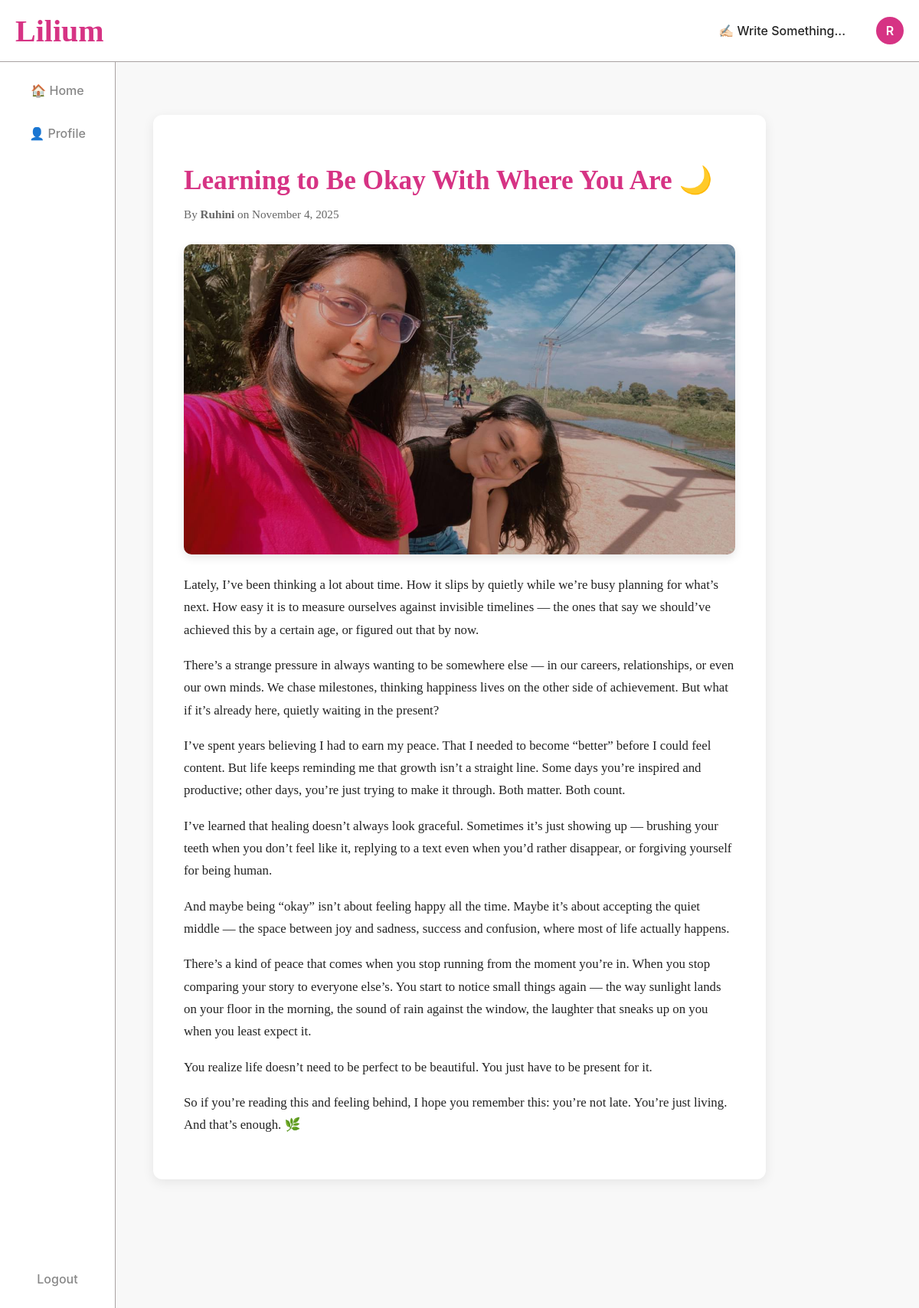
The app's page /view_blog.php?id=8 (signed in) with its own data.
### tables this page shows
CREATE TABLE `blogpost` (
  `id` int(11) NOT NULL,
  `user_id` int(11) NOT NULL,
  `title` varchar(255) NOT NULL,
  `content` text NOT NULL,
  `created_at` datetime DEFAULT current_timestamp(),
  `updated_at` datetime DEFAULT current_timestamp() ON UPDATE current_timestamp()
);

CREATE TABLE `user` (
  `id` int(11) NOT NULL,
  `username` varchar(50) NOT NULL,
  `email` varchar(150) NOT NULL,
  `password` varchar(255) NOT NULL,
  `role` enum('user','admin') NOT NULL DEFAULT 'user',
  `bio` text DEFAULT NULL,
  `remember_token` varchar(64) DEFAULT NULL
);

### Parsedown.php (called while the page is built, shortened)
<?php
class Parsedown
{
    function text($text)
    {
        $Elements = $this->textElements($text);
        $markup = $this->elements($Elements);
        $markup = trim($markup, "\n");
        return $markup;
    }
    protected function textElements($text)
    {
        $text = str_replace(array("\r\n", "\r"), "\n", $text);
        $text = trim($text, "\n");
        $lines = explode("\n", $text);
        return $this->linesElements($lines);
    }
    protected $breaksEnabled;
    function setSafeMode($safeMode)
    {
        $this->safeMode = (bool) $safeMode;
        return $this;
    }
    protected $safeMode;
    protected $unmarkedBlockTypes = array(
        'Code',
    );
    protected function linesElements(array $lines)
    {
        $Elements = array();
        $CurrentBlock = null;
        foreach ($lines as $line)
        {
            if (chop($line) === '')
            {
                if (isset($CurrentBlock))
                {
                    $CurrentBlock['interrupted'] = (isset($CurrentBlock['interrupted'])
                        ? $CurrentBlock['interrupted'] + 1 : 1
                    );
                }
                continue;
            }
            $indent = strspn($line, ' ');
            $text = $indent > 0 ? substr($line, $indent) : $line;
            $Line = array('body' => $line, 'indent' => $indent, 'text' => $text);
            $marker = $text[0];
            $blockTypes = $this->unmarkedBlockTypes;
            foreach ($blockTypes as $blockType)
            {
                $Block = $this->{"block$blockType"}($Line, $CurrentBlock);
            }
            if (isset($CurrentBlock) and $CurrentBlock['type'] === 'Paragraph')
            {
                $Block = $this->paragraphContinue($Line, $CurrentBlock);
            }
            if (isset($Block))
            {
                $CurrentBlock = $Block;
            }
            else
            {
                if (isset($CurrentBlock))
                {
                    $Elements[] = $this->extractElement($CurrentBlock);
                }
                $CurrentBlock = $this->paragraph($Line);
                $CurrentBlock['identified'] = true;
            }
        }
        if (isset($CurrentBlock))
        {
            $Elements[] = $this->extractElement($CurrentBlock);
        }
        return $Elements;
    }
    protected function extractElement(array $Component)
    {
        return $Component['element'];
    }
    protected function paragraph($Line)
    {
        return array(
            'type' => 'Paragraph',
            'element' => array(
                'name' => 'p',
                'handler' => array(
                    'function' => 'lineElements',
                    'argument' => $Line['text'],
                    'destination' => 'elements',
                ),
            ),
        );
    }
    protected function paragraphContinue($Line, array $Block)
    {
        if (isset($Block['interrupted']))
        {
            return;
        }
        $Block['element']['handler']['argument'] .= "\n".$Line['text'];
        return $Block;
    }
    protected $InlineTypes = array(
        '!' => array('Image'),
        '&' => array('SpecialCharacter'),
        '*' => array('Emphasis'),
        ':' => array('Url'),
        '<' => array('UrlTag', 'EmailTag', 'Markup'),
        '[' => array('Link'),
        '_' => array('Emphasis'),
        '`' => array('Code'),
        '~' => array('Strikethrough'),
        '\\' => array('EscapeSequence'),
    );
    protected $inlineMarkerList = '!*_&[:<`~\\';
    protected function lineElements($text, $nonNestables = array())
    {
        $text = str_replace(array("\r\n", "\r"), "\n", $text);
        $Elements = array();
        $nonNestables = (empty($nonNestables)
            ? array()
            : array_combine($nonNestables, $nonNestables)
        );
        while ($excerpt = strpbrk($text, $this->inlineMarkerList))
        {
            $marker = $excerpt[0];
            $markerPosition = strlen($text) - strlen($excerpt);
            $Excerpt = array('text' => $excerpt, 'context' => $text);
            foreach ($this->InlineTypes[$marker] as $inlineType)
            {
                $Inline = $this->{"inline$inlineType"}($Excerpt);
                if ( ! isset($Inline))
                {
                    continue;
                }
                if ( ! isset($Inline['position']))
                {
                    $Inline['position'] = $markerPosition;
                }
                $Inline['element']['nonNestables'] = isset($Inline['element']['nonNestables'])
                    ? array_merge($Inline['element']['nonNestables'], $nonNestables)
                    : $nonNestables
                ;
                $unmarkedText = substr($text, 0, $Inline['position']);
                $InlineText = $this->inlineText($unmarkedText);
                $Elements[] = $InlineText['element'];
                $Elements[] = $this->extractElement($Inline);
                $text = substr($text, $Inline['position'] + $Inline['extent']);
                continue 2;
            }
            $unmarkedText = substr($text, 0, $markerPosition + 1);
            $InlineText = $this->inlineText($unmarkedText);
            $Elements[] = $InlineText['element'];
            $text = substr($text, $markerPosition + 1);
        }
        $InlineText = $this->inlineText($text);
        $Elements[] = $InlineText['element'];
        foreach ($Elements as &$Element)
        {
            if ( ! isset($Element['autobreak']))
            {
                $Element['autobreak'] = false;
            }
        }
        return $Elements;
    }
    protected function inlineText($text)
    {
        $Inline = array(
            'extent' => strlen($text),
            'element' => array(),
        );
        $Inline['element']['elements'] = self::pregReplaceElements(
            $this->breaksEnabled ? '/[ ]*+\n/' : '/(?:[ ]*+\\\\|[ ]{2,}+)\n/',
            array(
                array('name' => 'br'),
                array('text' => "\n"),
            ),
            $text
        );
        return $Inline;
    }
    protected function inlineImage($Excerpt)
    {
        $Excerpt['text']= substr($Excerpt['text'], 1);
        $Link = $this->inlineLink($Excerpt);
        $Inline = array(
            'extent' => $Link['extent'] + 1,
            'element' => array(
                'name' => 'img',
                'attributes' => array(
                    'src' => $Link['element']['attributes']['href'],
                    'alt' => $Link['element']['handler']['argument'],
                ),
                'autobreak' => true,
            ),
        );
        $Inline['element']['attributes'] += $Link['element']['attributes'];
        unset($Inline['element']['attributes']['href']);
        return $Inline;
    }
    protected function inlineLink($Excerpt)
    {
        $Element = array(
            'name' => 'a',
            'handler' => array(
                'function' => 'lineElements',
                'argument' => null,
                'destination' => 'elements',
            ),
            'nonNestables' => array('Url', 'Link'),
            'attributes' => array(
                'href' => null,
                'title' => null,
            ),
        );
        $extent = 0;
        $remainder = $Excerpt['text'];
        if (preg_match('/\[((?:[^][]++|(?R))*+)\]/', $remainder, $matches))
        {
            $Element['handler']['argument'] = $matches[1];
            $extent += strlen($matches[0]);
            $remainder = substr($remainder, $extent);
        }
        else
        {
            return;
        }
        if (preg_match('/^[(]\s*+((?:[^ ()]++|[(][^ )]+[)])++)(?:[ ]+("[^"]*+"|\'[^\']*+\'))?\s*+[)]/', $remainder, $matches))
        {
            $Element['attributes']['href'] = $matches[1];
            $extent += strlen($matches[0]);
        }
        return array(
            'extent' => $extent,
            'element' => $Element,
        );
    }
    protected function handle(array $Element)
    {
        if (isset($Element['handler']))
        {
            if (!isset($Element['nonNestables']))
            {
                $Element['nonNestables'] = array();
            }
            if (is_string($Element['handler']))
            {
                $function = $Element['handler'];
                $argument = $Element['text'];
                unset($Element['text']);
                $destination = 'rawHtml';
            }
            else
            {
                $function = $Element['handler']['function'];
                $argument = $Element['handler']['argument'];
                $destination = $Element['handler']['destination'];
            }
            $Element[$destination] = $this->{$function}($argument, $Element['nonNestables']);
            unset($Element['handler']);
        }
        return $Element;
    }
    protected function element(array $Element)
    {
        if ($this->safeMode)
        {
            $Element = $this->sanitiseElement($Element);
        }
        $Element = $this->handle($Element);
        $hasName = isset($Element['name']);
        $markup = '';
        if ($hasName)
        {
            $markup .= '<' . $Element['name'];
            if (isset($Element['attributes']))
            {
                foreach ($Element['attributes'] as $name => $value)
                {
                    if ($value === null)
                    {
                        continue;
                    }
                    $markup .= " $name=\"".self::escape($value).'"';
                }
            }
        }
        $permitRawHtml = false;
        if (isset($Element['text']))
        {
            $text = $Element['text'];
        }
        elseif (isset($Element['rawHtml']))
        {
            $text = $Element['rawHtml'];
            $allowRawHtmlInSafeMode = isset($Element['allowRawHtmlInSafeMode']) && $Element['allowRawHtmlInSafeMode'];
            $permitRawHtml = !$this->safeMode || $allowRawHtmlInSafeMode;
        }
        $hasContent = isset($text) || isset($Element['element']) || isset($Element['elements']);
        if ($hasContent)
        {
            $markup .= $hasName ? '>' : '';
            if (isset($Element['elements']))
            {
                $markup .= $this->elements($Element['elements']);
            }
            elseif (isset($Element['element']))
            {
                $markup .= $this->element($Element['element']);
            }
            else
            {
                if (!$permitRawHtml)
                {
                    $markup .= self::escape($text, true);
                }
                else
                {
                    $markup .= $text;
                }
            }
            $markup .= $hasName ? '</' . $Element['name'] . '>' : '';
        }
        elseif ($hasName)
        {
            $markup .= ' />';
        }
        return $markup;
    }
    protected function elements(array $Elements)
    {
        $markup = '';
        $autoBreak = true;
        foreach ($Elements as $Element)
        {
            $autoBreakNext = (isset($Element['autobreak'])
                ? $Element['autobreak'] : isset($Element['name'])
            );
            $autoBreak = !$autoBreak ? $autoBreak : $autoBreakNext;
            $markup .= ($autoBreak ? "\n" : '') . $this->element($Element);
            $autoBreak = $autoBreakNext;
        }
        $markup .= $autoBreak ? "\n" : '';
        return $markup;
    }
    protected static function pregReplaceElements($regexp, $Elements, $text)
    {
        $newElements = array();
        $newElements[] = array('text' => $text);
        return $newElements;
    }
    protected function sanitiseElement(array $Element)
    {
        static $safeUrlNameToAtt  = array(
            'a'   => 'href',
            'img' => 'src',
        );
        if ( ! isset($Element['name']))
        {
            unset($Element['attributes']);
            return $Element;
        }
        if (isset($safeUrlNameToAtt[$Element['name']]))
        {
            $Element = $this->filterUnsafeUrlInAttribute($Element, $safeUrlNameToAtt[$Element['name']]);
        }
        return $Element;
    }
    protected function filterUnsafeUrlInAttribute(array $Element, $attribute)
    {
        $Element['attributes'][$attribute] = str_replace(':', '%3A', $Element['attributes'][$attribute]);
        return $Element;
    }
    protected static function escape($text, $allowQuotes = false)
    {
        return htmlspecialchars($text, $allowQuotes ? ENT_NOQUOTES : ENT_QUOTES, 'UTF-8');
    }
}

### view_blog.php (the view, shortened to what this page needs)
<?php
require 'config.php';
require 'Parsedown.php';
$Parsedown = new Parsedown();
$Parsedown->setSafeMode(true);
$username = $_SESSION['username'] ?? 'User';
$blog_id = $_GET['id'] ?? null;
$stmt = $pdo->prepare("
    SELECT b.title, b.content, b.created_at, u.username
    FROM blogpost b
    JOIN user u ON b.user_id = u.id
    WHERE b.id = ?
");
$stmt->execute([$blog_id]);
$blog = $stmt->fetch(PDO::FETCH_ASSOC);
?>
<!DOCTYPE html>
<html lang="en">
<head>
<link rel="stylesheet" href="view_blog.css">
</head>
<body>
<aside class="sidebar">
  <nav class="sidebar-nav">
    <a href="dashboard.php">🏠 Home</a>
    <a href="profile.php">👤 Profile</a>
  </nav>
  <a href="logout.php" class="sidebar-logout">Logout</a>
</aside>
<header class="topbar">
  <div class="logo">Lilium</div>
  <nav class="top-nav">
    <a href="create_blog.php" class="write-link">✍🏻 Write Something...</a>
    <a href="profile.php" class="profile-circle" title="<?= htmlspecialchars($username) ?>">
      <?= strtoupper(substr($username, 0, 1)) ?>
    </a>
  </nav>
</header>
<main class="blog-post-container">
    <div class="blog-inner">
        <h1 class="blog-title"><?= htmlspecialchars($blog['title']) ?></h1>
        <p class="blog-meta">
            By <strong><?= htmlspecialchars($blog['username']) ?></strong>
            on <?= date('F j, Y', strtotime($blog['created_at'])) ?>
        </p>
        <article class="blog-content">
            <?= $Parsedown->text($blog['content']) ?>
        </article>
    </div>
</main>
</body>
</html>

### records on screen
blogpost: title "Learning to Be Okay With Where You Are 🌙", user.username "Ruhini", created_at "November 4, 2025", content (picture), content "Lately, I’ve been thinking a lot about time. How it slips by quietly while we’re busy planning for what’s next. How easy it is to measure ourselves against invisible timelines — the ones that say we should’ve achieved this by a certain age, or figured out that by now. There’s a strange pressure in always wanting to be somewhere else — in our careers, relationships, or even our own minds. We chase milestones, thinking happiness lives on the other side of achievement. But what if it’s already here, quietly waiting in the present? I’ve spent years believing I had to earn my peace. That I needed to become “better” before I could feel content. But life keeps reminding me that growth isn’t a…"

### other values on screen
substr($username, 0, 1) "R"
